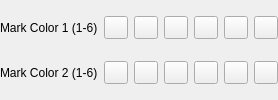
       <widget class="QWidget" name="wgMapColors" native="true">
        <layout class="QGridLayout" name="gridLayout_3">
         <property name="leftMargin">
          <number>0</number>
         </property>
         <property name="topMargin">
          <number>0</number>
         </property>
         <property name="rightMargin">
          <number>0</number>
         </property>
         <property name="bottomMargin">
          <number>0</number>
         </property>
         <item row="0" column="1">
          <widget class="QToolButton" name="tBMColor1">
           <property name="toolTip">
            <string/>
           </property>
          </widget>
         </item>
         <item row="0" column="4">
          <widget class="QToolButton" name="tBMColor4">
           <property name="toolTip">
            <string/>
           </property>
          </widget>
         </item>
         <item row="0" column="0">
          <widget class="QLabel" name="Label14">
           <property name="toolTip">
            <string/>
           </property>
           <property name="text">
            <string>Mark Color 1 (1-6)</string>
           </property>
          </widget>
         </item>
         <item row="0" column="5">
          <widget class="QToolButton" name="tBMColor5">
           <property name="toolTip">
            <string/>
           </property>
           <property name="layoutDirection">
            <enum>Qt::LeftToRight</enum>
           </property>
          </widget>
         </item>
         <item row="0" column="6">
          <widget class="QToolButton" name="tBMColor6">
           <property name="toolTip">
            <string/>
           </property>
          </widget>
         </item>
         <item row="0" column="3">
          <widget class="QToolButton" name="tBMColor3">
           <property name="toolTip">
            <string/>
           </property>
          </widget>
         </item>
         <item row="0" column="2">
          <widget class="QToolButton" name="tBMColor2">
           <property name="toolTip">
            <string/>
           </property>
          </widget>
         </item>
         <item row="1" column="0">
          <widget class="QLabel" name="Label32">
           <property name="toolTip">
            <string/>
           </property>
           <property name="text">
            <string>Mark Color 2 (1-6)</string>
           </property>
          </widget>
         </item>
         <item row="1" column="1">
          <widget class="QToolButton" name="tBMColor7">
           <property name="toolTip">
            <string/>
           </property>
          </widget>
         </item>
         <item row="1" column="2">
          <widget class="QToolButton" name="tBMColor8">
           <property name="toolTip">
            <string/>
           </property>
          </widget>
         </item>
         <item row="1" column="3">
          <widget class="QToolButton" name="tBMColor9">
           <property name="toolTip">
            <string/>
           </property>
          </widget>
         </item>
         <item row="1" column="4">
          <widget class="QToolButton" name="tBMColor10">
           <property name="toolTip">
            <string/>
           </property>
          </widget>
         </item>
         <item row="1" column="5">
          <widget class="QToolButton" name="tBMColor11">
           <property name="toolTip">
            <string/>
           </property>
          </widget>
         </item>
         <item row="1" column="6">
          <widget class="QToolButton" name="tBMColor12">
           <property name="toolTip">
            <string/>
           </property>
          </widget>
         </item>
        </layout>
       </widget>
